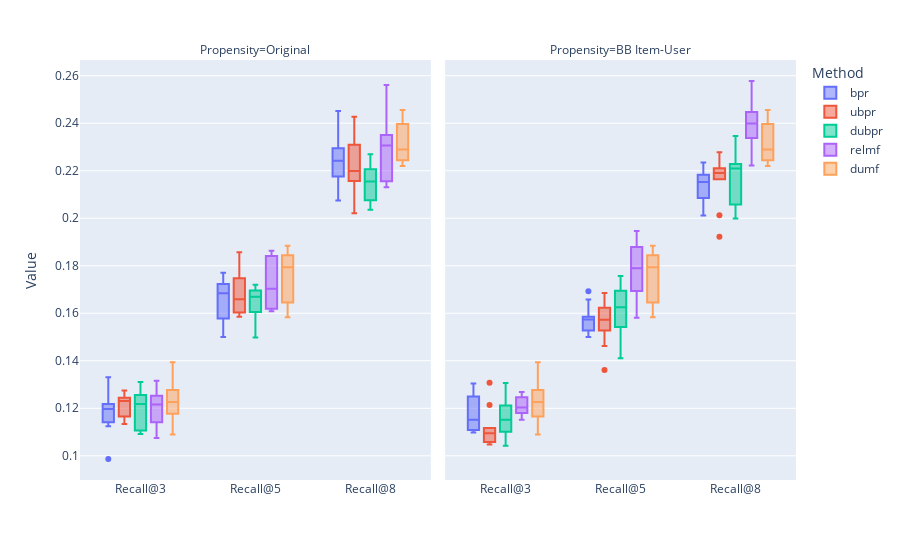

Here is the notebook cell this chart was saved with:
### Markdown cell above
### Recall@K

### Code cell
plot_metric(coat_df, 'coat', 'Recall', methods=methods, propensities=_propensities)

### Figure 1 — Plotly figure (JSON) as saved in the notebook; plotly's stock layout.template omitted (floating-point values rounded to 4 significant figures)
{"data": [{"alignmentgroup": "True", "hovertemplate": "Method=bpr<br>Propensity=Original<br>Metric@K=%{x}<br>Value=%{y}<extra></extra>", "legendgroup": "bpr", "marker": {"color": "#636efa"}, "name": "bpr", "notched": false, "offsetgroup": "bpr", "orientation": "v", "quartilemethod": "exclusive", "showlegend": true, "type": "box", "x": ["Recall@3", "Recall@3", "Recall@3", "Recall@3", "Recall@3", "Recall@3", "Recall@3", "Recall@3", "Recall@3", "Recall@3", "Recall@5", "Recall@5", "Recall@5", "Recall@5", "Recall@5", "Recall@5", "Recall@5", "Recall@5", "Recall@5", "Recall@5", "Recall@8", "Recall@8", "Recall@8", "Recall@8", "Recall@8", "Recall@8", "Recall@8", "Recall@8", "Recall@8", "Recall@8"], "x0": " ", "xaxis": "x", "y": [0.1193, 0.133, 0.1141, 0.1218, 0.1276, 0.1125, 0.1201, 0.1203, 0.1178, 0.09865, 0.1685, 0.1723, 0.1584, 0.1684, 0.1771, 0.1551, 0.1578, 0.1756, 0.15, 0.1706, 0.2075, 0.2283, 0.2331, 0.2294, 0.2452, 0.2288, 0.2156, 0.2189, 0.2202, 0.2176], "y0": " ", "yaxis": "y"}, {"alignmentgroup": "True", "hovertemplate": "Method=bpr<br>Propensity=BB Item-User<br>Metric@K=%{x}<br>Value=%{y}<extra></extra>", "legendgroup": "bpr", "marker": {"color": "#636efa"}, "name": "bpr", "notched": false, "offsetgroup": "bpr", "orientation": "v", "quartilemethod": "exclusive", "showlegend": false, "type": "box", "x": ["Recall@3", "Recall@3", "Recall@3", "Recall@3", "Recall@3", "Recall@3", "Recall@3", "Recall@3", "Recall@3", "Recall@3", "Recall@5", "Recall@5", "Recall@5", "Recall@5", "Recall@5", "Recall@5", "Recall@5", "Recall@5", "Recall@5", "Recall@5", "Recall@8", "Recall@8", "Recall@8", "Recall@8", "Recall@8", "Recall@8", "Recall@8", "Recall@8", "Recall@8", "Recall@8"], "x0": " ", "xaxis": "x2", "y": [0.1296, 0.1098, 0.1305, 0.1145, 0.1106, 0.1159, 0.1109, 0.1141, 0.1169, 0.1249, 0.1528, 0.1524, 0.1577, 0.15, 0.1586, 0.1569, 0.1693, 0.1658, 0.1574, 0.1572, 0.2085, 0.2186, 0.2168, 0.2145, 0.2012, 0.2076, 0.2162, 0.2183, 0.2234, 0.2141], "y0": " ", "yaxis": "y2"}, {"alignmentgroup": "True", "hovertemplate": "Method=ubpr<br>Propensity=Original<br>Metric@K=%{x}<br>Value=%{y}<extra></extra>", "legendgroup": "ubpr", "marker": {"color": "#EF553B"}, "name": "ubpr", "notched": false, "offsetgroup": "ubpr", "orientation": "v", "quartilemethod": "exclusive", "showlegend": true, "type": "box", "x": ["Recall@3", "Recall@3", "Recall@3", "Recall@3", "Recall@3", "Recall@3", "Recall@3", "Recall@3", "Recall@3", "Recall@3", "Recall@5", "Recall@5", "Recall@5", "Recall@5", "Recall@5", "Recall@5", "Recall@5", "Recall@5", "Recall@5", "Recall@5", "Recall@8", "Recall@8", "Recall@8", "Recall@8", "Recall@8", "Recall@8", "Recall@8", "Recall@8", "Recall@8", "Recall@8"], "x0": " ", "xaxis": "x", "y": [0.1173, 0.1166, 0.1275, 0.115, 0.1231, 0.1246, 0.1134, 0.1244, 0.1231, 0.1243, 0.1657, 0.1857, 0.1673, 0.162, 0.1602, 0.1762, 0.1662, 0.1747, 0.1603, 0.1585, 0.2166, 0.2301, 0.2211, 0.2427, 0.2309, 0.2186, 0.2156, 0.2406, 0.2111, 0.2021], "y0": " ", "yaxis": "y"}, {"alignmentgroup": "True", "hovertemplate": "Method=ubpr<br>Propensity=BB Item-User<br>Metric@K=%{x}<br>Value=%{y}<extra></extra>", "legendgroup": "ubpr", "marker": {"color": "#EF553B"}, "name": "ubpr", "notched": false, "offsetgroup": "ubpr", "orientation": "v", "quartilemethod": "exclusive", "showlegend": false, "type": "box", "x": ["Recall@3", "Recall@3", "Recall@3", "Recall@3", "Recall@3", "Recall@3", "Recall@3", "Recall@3", "Recall@3", "Recall@3", "Recall@5", "Recall@5", "Recall@5", "Recall@5", "Recall@5", "Recall@5", "Recall@5", "Recall@5", "Recall@5", "Recall@5", "Recall@8", "Recall@8", "Recall@8", "Recall@8", "Recall@8", "Recall@8", "Recall@8", "Recall@8", "Recall@8", "Recall@8"], "x0": " ", "xaxis": "x2", "y": [0.1094, 0.1117, 0.1047, 0.106, 0.1056, 0.1058, 0.1104, 0.1096, 0.1307, 0.1214, 0.1612, 0.1557, 0.1527, 0.1623, 0.1462, 0.1362, 0.1533, 0.159, 0.1685, 0.1643, 0.2246, 0.2211, 0.2196, 0.219, 0.2012, 0.1923, 0.2166, 0.2278, 0.2164, 0.2191], "y0": " ", "yaxis": "y2"}, {"alignmentgroup": "True", "hovertemplate": "Method=dubpr<br>Propensity=Original<br>Metric@K=%{x}<br>Value=%{y}<extra></extra>", "legendgroup": "dubpr", "marker": {"color": "#00cc96"}, "name": "dubpr", "notched": false, "offsetgroup": "dubpr", "orientation": "v", "quartilemethod": "exclusive", "showlegend": true, "type": "box", "x": ["Recall@3", "Recall@3", "Recall@3", "Recall@3", "Recall@3", "Recall@3", "Recall@3", "Recall@3", "Recall@3", "Recall@3", "Recall@5", "Recall@5", "Recall@5", "Recall@5", "Recall@5", "Recall@5", "Recall@5", "Recall@5", "Recall@5", "Recall@5", "Recall@8", "Recall@8", "Recall@8", "Recall@8", "Recall@8", "Recall@8", "Recall@8", "Recall@8", "Recall@8", "Recall@8"], "x0": " ", "xaxis": "x", "y": [0.1092, 0.1216, 0.131, 0.1221, 0.1275, 0.1106, 0.1219, 0.1256, 0.1104, 0.1117, 0.1498, 0.164, 0.172, 0.1707, 0.1695, 0.1552, 0.1682, 0.1696, 0.1656, 0.1605, 0.2036, 0.2065, 0.2184, 0.2207, 0.213, 0.2105, 0.2229, 0.227, 0.2076, 0.2181], "y0": " ", "yaxis": "y"}, {"alignmentgroup": "True", "hovertemplate": "Method=dubpr<br>Propensity=BB Item-User<br>Metric@K=%{x}<br>Value=%{y}<extra></extra>", "legendgroup": "dubpr", "marker": {"color": "#00cc96"}, "name": "dubpr", "notched": false, "offsetgroup": "dubpr", "orientation": "v", "quartilemethod": "exclusive", "showlegend": false, "type": "box", "x": ["Recall@3", "Recall@3", "Recall@3", "Recall@3", "Recall@3", "Recall@3", "Recall@3", "Recall@3", "Recall@3", "Recall@3", "Recall@5", "Recall@5", "Recall@5", "Recall@5", "Recall@5", "Recall@5", "Recall@5", "Recall@5", "Recall@5", "Recall@5", "Recall@8", "Recall@8", "Recall@8", "Recall@8", "Recall@8", "Recall@8", "Recall@8", "Recall@8", "Recall@8", "Recall@8"], "x0": " ", "xaxis": "x2", "y": [0.1101, 0.1165, 0.1142, 0.1268, 0.1053, 0.1043, 0.1307, 0.1157, 0.1147, 0.1212, 0.1595, 0.1757, 0.1542, 0.1667, 0.158, 0.141, 0.1656, 0.174, 0.1456, 0.1695, 0.2163, 0.2347, 0.2055, 0.23, 0.2058, 0.2216, 0.1999, 0.2222, 0.2204, 0.2228], "y0": " ", "yaxis": "y2"}, {"alignmentgroup": "True", "hovertemplate": "Method=relmf<br>Propensity=Original<br>Metric@K=%{x}<br>Value=%{y}<extra></extra>", "legendgroup": "relmf", "marker": {"color": "#ab63fa"}, "name": "relmf", "notched": false, "offsetgroup": "relmf", "orientation": "v", "quartilemethod": "exclusive", "showlegend": true, "type": "box", "x": ["Recall@3", "Recall@3", "Recall@3", "Recall@3", "Recall@3", "Recall@3", "Recall@3", "Recall@3", "Recall@3", "Recall@3", "Recall@5", "Recall@5", "Recall@5", "Recall@5", "Recall@5", "Recall@5", "Recall@5", "Recall@5", "Recall@5", "Recall@5", "Recall@8", "Recall@8", "Recall@8", "Recall@8", "Recall@8", "Recall@8", "Recall@8", "Recall@8", "Recall@8", "Recall@8"], "x0": " ", "xaxis": "x", "y": [0.1278, 0.1243, 0.113, 0.1316, 0.1253, 0.1203, 0.1141, 0.1075, 0.1227, 0.1205, 0.1841, 0.1613, 0.1626, 0.1843, 0.1779, 0.1863, 0.1619, 0.1609, 0.1813, 0.1625, 0.2561, 0.2154, 0.2156, 0.235, 0.2319, 0.2294, 0.2216, 0.2355, 0.232, 0.2131], "y0": " ", "yaxis": "y"}, {"alignmentgroup": "True", "hovertemplate": "Method=relmf<br>Propensity=BB Item-User<br>Metric@K=%{x}<br>Value=%{y}<extra></extra>", "legendgroup": "relmf", "marker": {"color": "#ab63fa"}, "name": "relmf", "notched": false, "offsetgroup": "relmf", "orientation": "v", "quartilemethod": "exclusive", "showlegend": false, "type": "box", "x": ["Recall@3", "Recall@3", "Recall@3", "Recall@3", "Recall@3", "Recall@3", "Recall@3", "Recall@3", "Recall@3", "Recall@3", "Recall@5", "Recall@5", "Recall@5", "Recall@5", "Recall@5", "Recall@5", "Recall@5", "Recall@5", "Recall@5", "Recall@5", "Recall@8", "Recall@8", "Recall@8", "Recall@8", "Recall@8", "Recall@8", "Recall@8", "Recall@8", "Recall@8", "Recall@8"], "x0": " ", "xaxis": "x2", "y": [0.12, 0.1152, 0.118, 0.1246, 0.1217, 0.1269, 0.1207, 0.1173, 0.1262, 0.1189, 0.1878, 0.1693, 0.1776, 0.1897, 0.1717, 0.1947, 0.1814, 0.1641, 0.1803, 0.1582, 0.2578, 0.2222, 0.2447, 0.241, 0.2488, 0.2377, 0.2441, 0.2389, 0.2338, 0.2298], "y0": " ", "yaxis": "y2"}, {"alignmentgroup": "True", "hovertemplate": "Method=dumf<br>Propensity=Original<br>Metric@K=%{x}<br>Value=%{y}<extra></extra>", "legendgroup": "dumf", "marker": {"color": "#FFA15A"}, "name": "dumf", "notched": false, "offsetgroup": "dumf", "orientation": "v", "quartilemethod": "exclusive", "showlegend": true, "type": "box", "x": ["Recall@3", "Recall@3", "Recall@3", "Recall@3", "Recall@3", "Recall@3", "Recall@3", "Recall@3", "Recall@3", "Recall@3", "Recall@5", "Recall@5", "Recall@5", "Recall@5", "Recall@5", "Recall@5", "Recall@5", "Recall@5", "Recall@5", "Recall@5", "Recall@8", "Recall@8", "Recall@8", "Recall@8", "Recall@8", "Recall@8", "Recall@8", "Recall@8", "Recall@8", "Recall@8"], "x0": " ", "xaxis": "x", "y": [0.1213, 0.1177, 0.1137, 0.1184, 0.1286, 0.1276, 0.109, 0.124, 0.1393, 0.1277, 0.178, 0.1586, 0.1712, 0.187, 0.1884, 0.1808, 0.1645, 0.1829, 0.1844, 0.1584, 0.2405, 0.2242, 0.2291, 0.2348, 0.2288, 0.2283, 0.222, 0.2396, 0.2456, 0.2244], "y0": " ", "yaxis": "y"}, {"alignmentgroup": "True", "hovertemplate": "Method=dumf<br>Propensity=BB Item-User<br>Metric@K=%{x}<br>Value=%{y}<extra></extra>", "legendgroup": "dumf", "marker": {"color": "#FFA15A"}, "name": "dumf", "notched": false, "offsetgroup": "dumf", "orientation": "v", "quartilemethod": "exclusive", "showlegend": false, "type": "box", "x": ["Recall@3", "Recall@3", "Recall@3", "Recall@3", "Recall@3", "Recall@3", "Recall@3", "Recall@3", "Recall@3", "Recall@3", "Recall@5", "Recall@5", "Recall@5", "Recall@5", "Recall@5", "Recall@5", "Recall@5", "Recall@5", "Recall@5", "Recall@5", "Recall@8", "Recall@8", "Recall@8", "Recall@8", "Recall@8", "Recall@8", "Recall@8", "Recall@8", "Recall@8", "Recall@8"], "x0": " ", "xaxis": "x2", "y": [0.1213, 0.1165, 0.1137, 0.1184, 0.1286, 0.1276, 0.109, 0.124, 0.1393, 0.1277, 0.178, 0.1586, 0.1712, 0.187, 0.1884, 0.1808, 0.1645, 0.1829, 0.1844, 0.1584, 0.2405, 0.2242, 0.2291, 0.2313, 0.2288, 0.2283, 0.222, 0.2396, 0.2456, 0.2244], "y0": " ", "yaxis": "y2"}], "layout": {"annotations": [{"font": {}, "showarrow": false, "text": "Propensity=Original", "x": 0.245, "xanchor": "center", "xref": "paper", "y": 1, "yanchor": "bottom", "yref": "paper"}, {"font": {}, "showarrow": false, "text": "Propensity=BB Item-User", "x": 0.755, "xanchor": "center", "xref": "paper", "y": 1, "yanchor": "bottom", "yref": "paper"}], "boxmode": "group", "legend": {"title": {"text": "Method"}, "tracegroupgap": 0}, "margin": {"t": 60}, "xaxis": {"anchor": "y", "domain": [0, 0.49], "title": {"text": ""}}, "xaxis2": {"anchor": "y2", "domain": [0.51, 1], "matches": "x", "title": {"text": ""}}, "yaxis": {"anchor": "x", "domain": [0, 1], "title": {"text": "Value"}}, "yaxis2": {"anchor": "x2", "domain": [0, 1], "matches": "y", "showticklabels": false}}}
